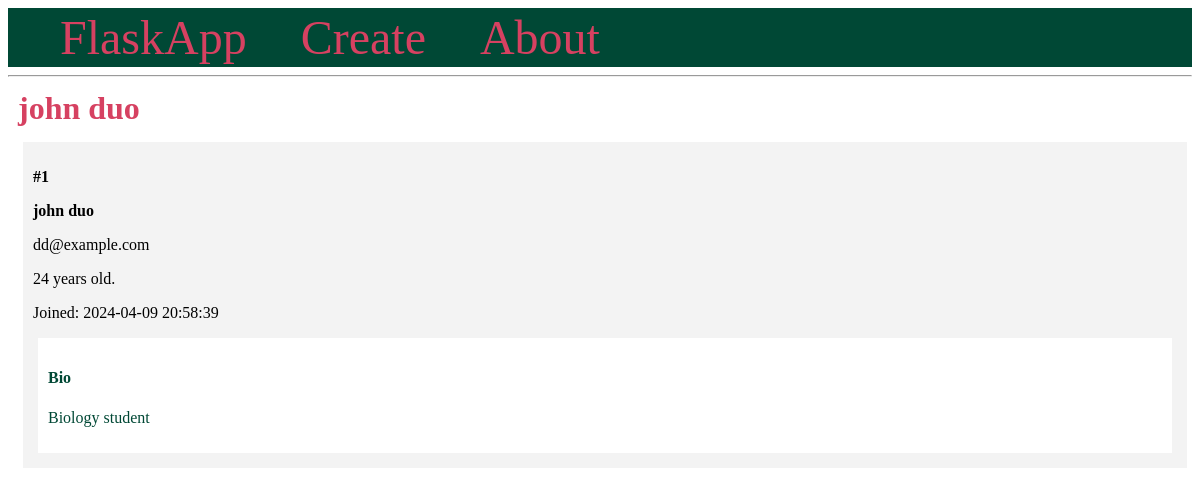
/1/, run on the app's committed database.
### app.py (models this page shows, shortened)
class Student(db.Model):
    id = db.Column(db.Integer, primary_key=True)
    firstname = db.Column(db.String(100), nullable=False)
    lastname = db.Column(db.String(100), nullable=False)
    email = db.Column(db.String(80), unique=True, nullable=False)
    age = db.Column(db.Integer)
    created_at = db.Column(db.DateTime(timezone=True),
                           server_default=func.now())
    bio = db.Column(db.Text)

### app.py (the view)
@app.route('/<int:student_id>/')
def student(student_id):
    student = Student.query.get_or_404(student_id)
    return render_template('student.html', student=student)

### templates/student.html
{% extends 'base.html' %}
{% block content %}
    <span class="title">
        <h1>{% block title %} {{ student.firstname }} {{ student.lastname }}{% endblock %}</h1>
    </span>
    <div class="content">
            <div class="student">
                <p><b>#{{ student.id }}</b></p>
                <b>
                    <p class="name">{{ student.firstname }} {{ student.lastname }}</p>
                </b>
                <p>{{ student.email }}</p>
                <p>{{ student.age }} years old.</p>
                <p>Joined: {{ student.created_at }}</p>
                <div class="bio">
                    <h4>Bio</h4>
                    <p>{{ student.bio }}</p>
                </div>
            </div>
    </div>
{% endblock %}

### templates/base.html (style rules this page uses)
.title { margin: 5px; }
.content { margin: 5px; width: 100%; display: flex; flex-direction: row; flex-wrap: wrap; }
.student { flex: 20%; padding: 10px; margin: 5px; background-color: #f3f3f3; inline-size: 100%; }
.bio { padding: 10px; margin: 5px; background-color: #ffffff; color: #004835; }
h1 { margin: 0px auto; color: #d64161; }

### data on the page
Student: firstname "john", lastname "duo", id "1", email "dd@example.com", age "24", created_at "2024-04-09 20:58:39", bio "Biology student"
